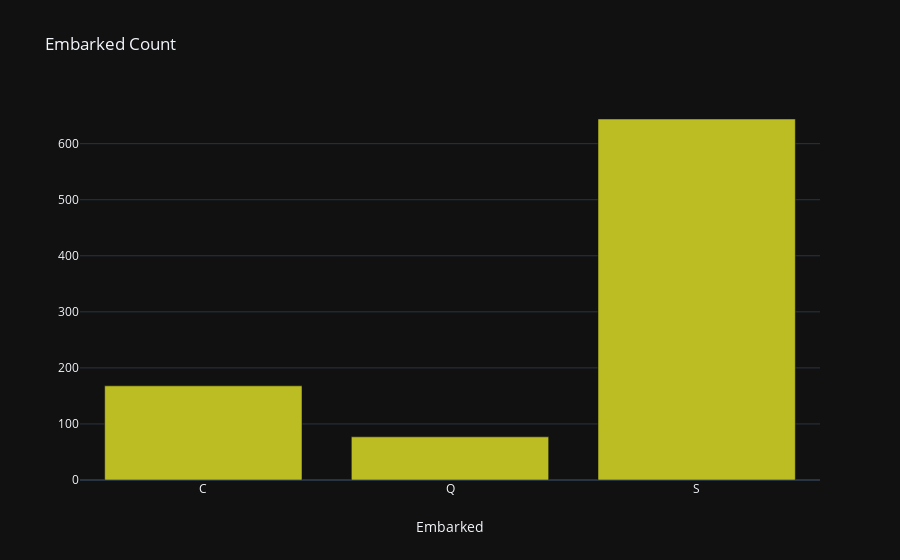

The cell this chart's notebook holds for it:
### Markdown cell above
* That looks amazing. It is usually said that Money can’t buy Everything, But it is clearly seen that passengers of Class 1 are given high priority while Rescue. There are greater number of passengers in Class 3 than Class 1 and Class 2 but very few, almost 25% in Class 3 survived. In Class 2, survival and non-survival rate is 49% and 51% approx. While in Class 1 almost 68% people survived. So money and status matters here.
* it is clear that women survival rate in Class 1 is about 95–96%, as only 3 out of 94 women died. So, it is now more clear that irrespective of Class, women are given first priority during Rescue. Because survival rate for men in even Class 1 is also very low. From this conclusion, PClass is also a important feature

### Code cell
col='Embarked'
v2=x[col].value_counts().reset_index()
v2=v2.rename(columns={col:'count','index':col})
v2['percent']=v2['count'].apply(lambda x : 100*x/sum(v2['count']))
v2=v2.sort_values(col)
trace1 = go.Bar(x=v2[col], y=v2["count"], name="Emb",  marker=dict(color="#bcbd22"))
layout={'title':"Embarked Count",'xaxis':{'title':"Embarked"}}
fig = go.Figure(data=[trace1], layout=layout)
fig.layout.template='plotly_dark'
iplot(fig)

### Figure 1 — Plotly figure (JSON) as saved in the notebook; plotly's stock layout.template omitted (floating-point values rounded to 4 significant figures)
{"data": [{"marker": {"color": "#bcbd22"}, "name": "Emb", "type": "bar", "uid": "8d2272ef-2379-47a9-8e7b-c813d05762c4", "x": ["C", "Q", "S"], "y": [168, 77, 644]}], "layout": {"title": {"text": "Embarked Count"}, "xaxis": {"title": {"text": "Embarked"}}}}
